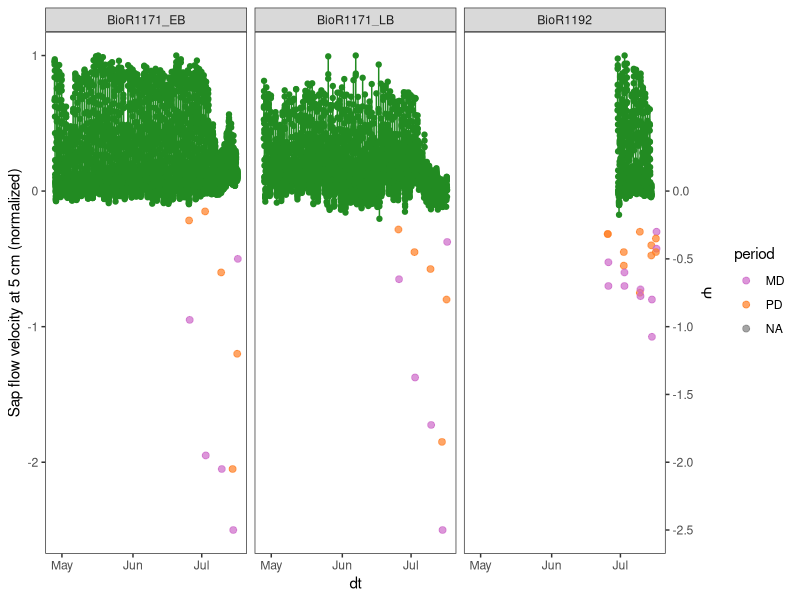
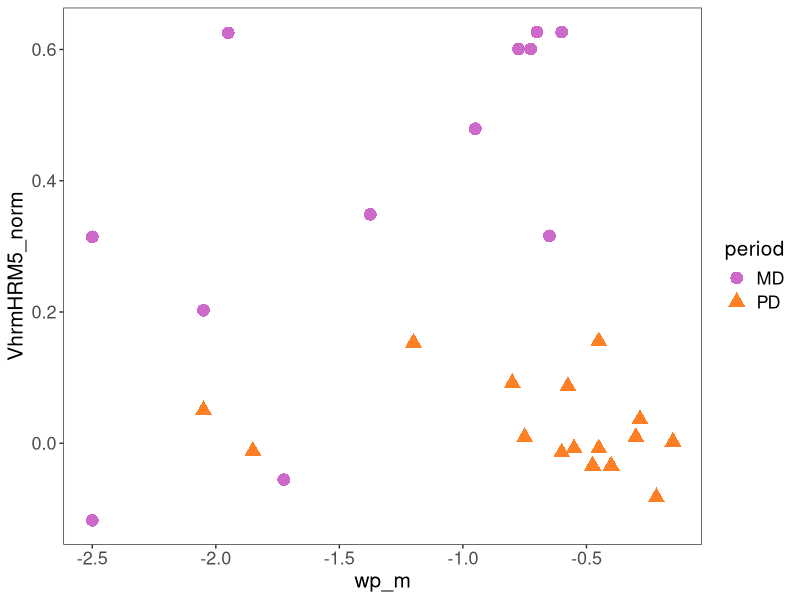
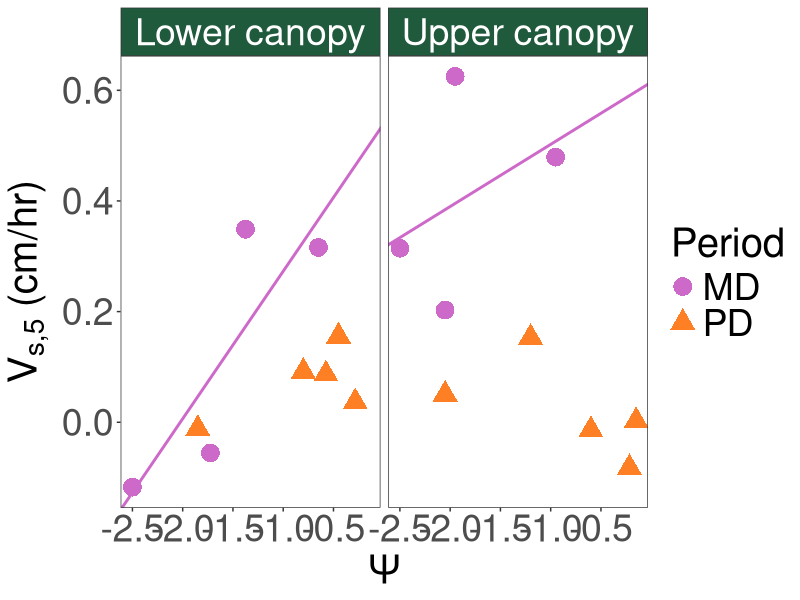

These charts were generated, in order, by the following R code:
#### Looking at how WP is related to SV ####
library(tidyverse)
theme_set(theme_bw())

#### Reading ####
wp_PDMD_long <- read_csv("data/water_potential/wp_PDMD_long.csv") |> 
  mutate(Tree_ID = case_when(individual == 1 ~ "BioR1192",
                             individual == 2 ~ "BioR1171",
                             individual == 3 ~ "BioR1170",
                             individual == 4 ~ "BioR1191"),
         Tree_ID = case_when(individual == 2 & canopy == "Upper canopy" ~ paste0(Tree_ID, "_EB"),
                             individual == 2 & canopy == "Lower canopy" ~ paste0(Tree_ID, "_LB"),
                             TRUE ~ Tree_ID),
         dt = as.POSIXct(dt, tz = "MST"))

sv_all <- read_csv("data/sap_flow/sv_all.csv") |> 
  mutate(dt = as.POSIXct(dt, tz = "MST"))

#### Joining ####

wp_list <- unique(wp_PDMD_long$date)
sv_list <- unique(sv_all$date)
overlap_list <- wp_list[wp_list %in% sv_list]

wp_small <- wp_PDMD_long |> filter(date %in% overlap_list)

sv_wp_full <- full_join(sv_all, wp_small, by = c("dt", "date", "Tree_ID"))

sv_wp_fuller <- data.frame()
for (i in 1:length(unique(sv_wp_full$Tree_ID))) {
  current_df <- sv_wp_full |> 
    filter(Tree_ID == unique(sv_wp_full$Tree_ID)[i])
  
  current_df <- current_df |> 
    mutate(VhrmHRM5_norm = VhrmHRM5 / max(VhrmHRM5, na.rm = TRUE))
  
  sv_wp_fuller <- bind_rows(sv_wp_fuller, current_df)
}
  
#### Exploring ####

sv_wp_fuller |> 
  filter(Tree_ID == "BioR1171_EB" |
           Tree_ID == "BioR1171_LB" |
           Tree_ID == "BioR1192") |> 
  ggplot(aes(x = dt, y = wp_m)) +
  geom_line(aes(x = dt, y = VhrmHRM5_norm, group = date), color = "forestgreen") +
  geom_point(aes(x = dt, y = VhrmHRM5_norm), color = "forestgreen") +
  geom_point(aes(x = dt, y = wp_m * 1, color = period), size = 2, alpha = 0.7) +
  scale_color_manual(values = c("orchid3", "chocolate1")) +
  scale_y_continuous("Sap flow velocity at 5 cm (normalized)",
                     sec.axis = sec_axis(~ . / 1, name = expression(paste(Psi)),
                                         breaks = seq(0, -3.5, -0.5))) +
  theme(panel.grid = element_blank()) +
  facet_wrap(~ Tree_ID)

sv_wp_fuller |> 
  filter(Tree_ID == "BioR1171_EB" |
           Tree_ID == "BioR1171_LB" |
           Tree_ID == "BioR1192",
         !is.na(period)) |> 
  ggplot(aes(y = VhrmHRM5_norm, x = wp_m)) +
  geom_point(aes(color = period, shape = period), size = 4) +
  scale_color_manual(values = c("orchid3", "chocolate1")) +
  # facet_wrap(~ Tree_ID) +
  theme(panel.grid = element_blank(),
        axis.title = element_text(size = 15),
        axis.text = element_text(size = 13),
        legend.title = element_text(size = 15),
        legend.text = element_text(size = 13),
        plot.title = element_text(size = 15))

sv_wp_works <- sv_wp_fuller |> 
  filter(Tree_ID == "BioR1171_EB" | 
           Tree_ID == "BioR1171_LB" | 
           Tree_ID == "BioR1192") |> 
  filter(period == "MD")

# doing slopes
sv_wp_lms <- data.frame(Tree_ID = NA, slope = NA, intercept = NA, r2 = NA)
for (i in 1:length(unique(sv_wp_works$Tree_ID))) {
  current_tree <- sv_wp_works |> 
    filter(Tree_ID == unique(sv_wp_works$Tree_ID)[i])
  
  current_lm <- lm(current_tree$VhrmHRM5_norm ~ current_tree$wp_m)
  
  sv_wp_lms <- sv_wp_lms |> 
    add_row(Tree_ID = unique(sv_wp_works$Tree_ID)[i], 
            slope = current_lm$coefficients[2], 
            intercept = current_lm$coefficients[1], 
            r2 = summary(current_lm)$r.squared)
}
sv_wp_lms <- sv_wp_lms |> filter(!is.na(Tree_ID)) |> 
  rename(lambda_sv = slope)

sv_wp_fuller |> 
  filter(Tree_ID == "BioR1171_EB" |
           Tree_ID == "BioR1171_LB" |
           Tree_ID == "BioR1192",
         !is.na(period)) |> 
  filter(Tree_ID != "BioR1192") |> 
  mutate(Tree_ID = case_when(Tree_ID == "BioR1171_EB" ~ "Upper canopy",
                             Tree_ID == "BioR1171_LB" ~ "Lower canopy")) |> 
  ggplot(aes(y = VhrmHRM5_norm, x = wp_m)) +
  geom_abline(data = sv_wp_lms |> 
                filter(Tree_ID != "BioR1192") |> 
                mutate(Tree_ID = case_when(Tree_ID == "BioR1171_EB" ~ "Upper canopy",
                                           Tree_ID == "BioR1171_LB" ~ "Lower canopy")), 
              aes(slope = lambda_sv, intercept = intercept), color = "orchid3", 
              linewidth = 1) +
  geom_point(aes(color = period, shape = period), size = 6) +
  scale_color_manual(values = c("orchid3", "chocolate1")) +
  labs(x = expression(paste(Psi)), y = expression(paste(V["s,5"], " (cm/hr)")),
       color = "Period", shape = "Period") +
  facet_wrap(~ Tree_ID) +
  theme(panel.grid = element_blank(),
        axis.title = element_text(size = 29),
        axis.text = element_text(size = 27),
        legend.title = element_text(size = 29),
        legend.text = element_text(size = 27),
        plot.title = element_text(size = 29),
        strip.text = element_text(size = 27, color = "white"),
        strip.background = element_rect(fill = "#205A3D"))

# these slopes will act as the λG[c,norm]!

write_csv(sv_wp_lms, "data/sap_flow/lambda_sv_norm.csv")
